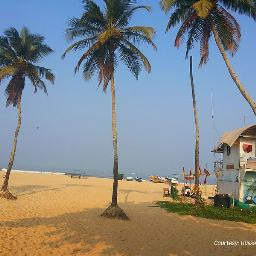
#> input picture src/main/resources/static/images/beach.jpg, 256 x 256 px; its folder holds 4 pictures in this run
$ python demo.py
#> lines starting #> are read from the running program, lines starting #| are printed output that depends on the picture
import os
import cv2
files =  os.listdir("./")
print(files)
for file in files:
	if file.endswith(".jpg"):
		img = cv2.imread(file)
#> img is the input picture: shape (256, 256, 3); mean B, G, R 136.7, 135.6, 131.7
		img = cv2.resize(img,(400,250),interpolation=cv2.INTER_CUBIC)
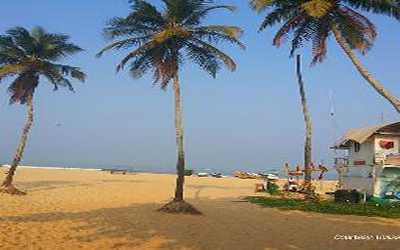
#> img: shape (250, 400, 3); mean B, G, R 136.7, 135.6, 131.7
		cv2.imwrite('reshape_'+file,img)
#> pass 2 of the loop `for file in files:`:
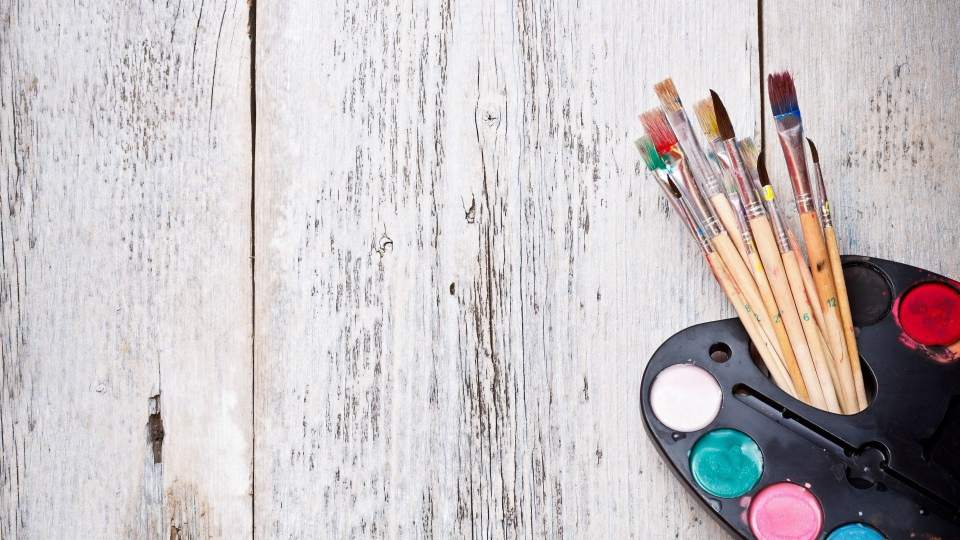
#> input picture src/main/resources/static/images/bg.jpg, 1920 x 1080 px (shown at 1/2 size)
#> img is the input picture: shape (1080, 1920, 3); mean B, G, R 194.6, 192.9, 198.9
#> `img = cv2.resize(img,(400,250),interpolation=cv2.INTER_CUBIC)`:
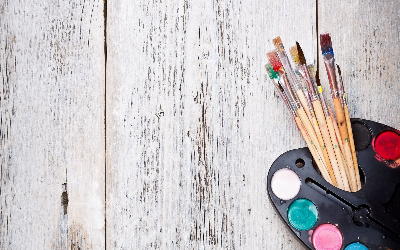
#> img: shape (250, 400, 3); mean B, G, R 194.5, 192.7, 198.7
#> pass 3 of the loop `for file in files:`:
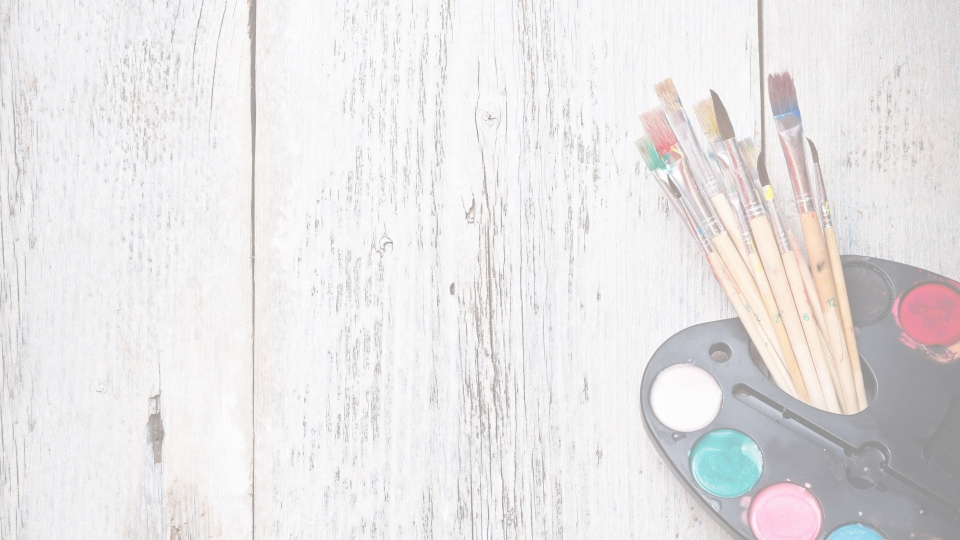
#> input picture src/main/resources/static/images/bg2.jpg, 1920 x 1080 px (shown at 1/2 size)
#> img is the input picture: shape (1080, 1920, 3); mean B, G, R 229.7, 229, 231.3
#> `img = cv2.resize(img,(400,250),interpolation=cv2.INTER_CUBIC)`:
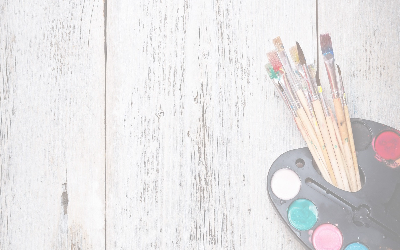
#> img: shape (250, 400, 3); mean B, G, R 229.6, 229, 231.3
#> the loop made 5 passes; the first 3 are shown
		# print(img.shape)
